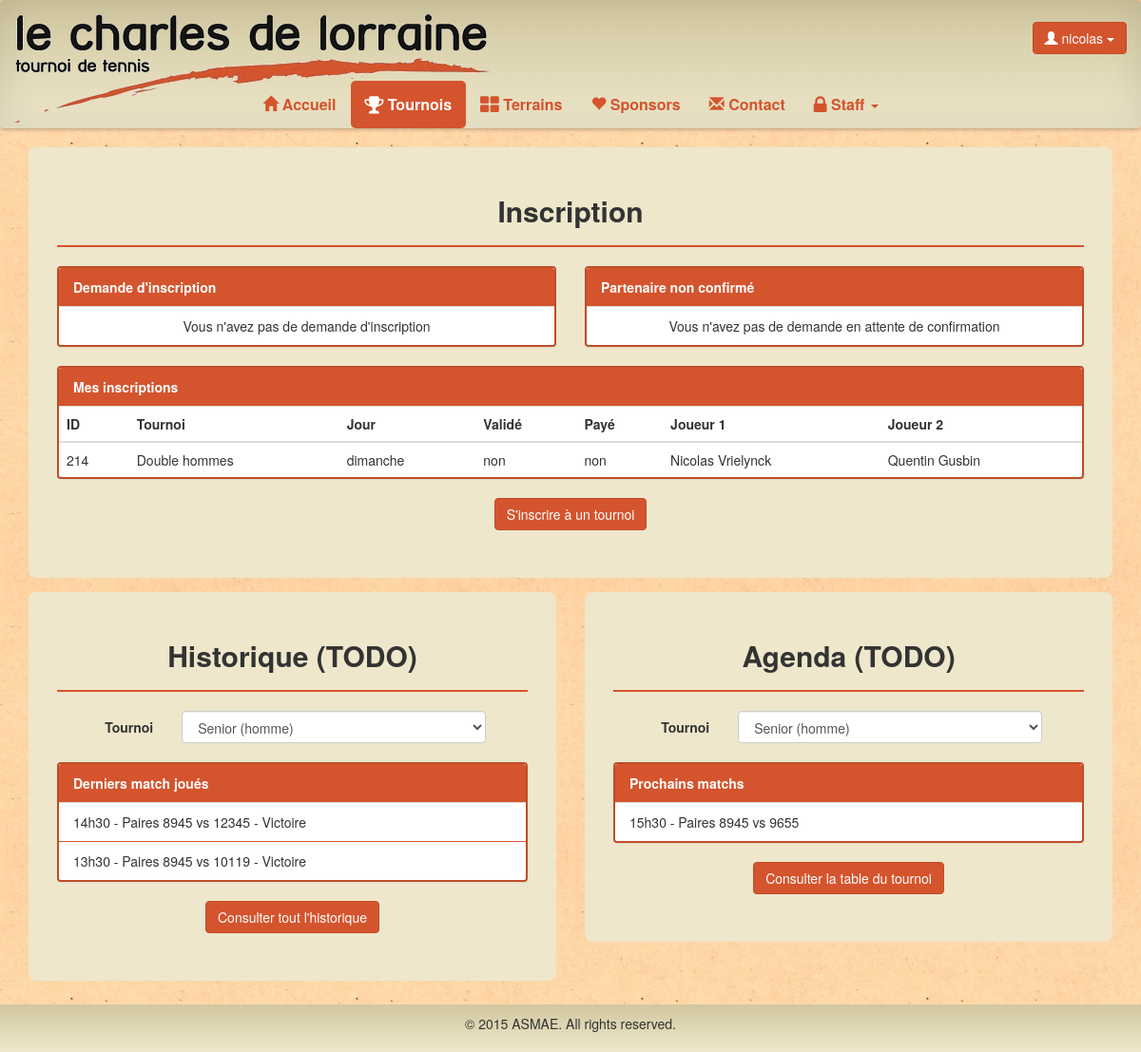
The app's page /tennis/tournoi (signed in) with its own data.
### tennis/models.py (models this page shows, shortened)
class Pair(models.Model):
	id = models.AutoField(primary_key=True, verbose_name="ID")
	tournoi = models.ForeignKey(Tournoi)
	group = models.ForeignKey(Groupe, null=True, default=None)
	user1 = models.ForeignKey(User, related_name='user1', verbose_name = "Utilisateur 1")
	user2 = models.ForeignKey(User, related_name='user2', verbose_name = "Utilisateur 2")
	extra1 = models.ManyToManyField(Extra, related_name='extra1')
	extra2 = models.ManyToManyField(Extra, related_name='extra2')
	comment1 = models.TextField(null=True, blank=True)
	comment2 = models.TextField(null=True, blank=True)
	confirm = models.BooleanField(default=False, verbose_name = "Confirmation")
	valid = models.BooleanField(default=False, verbose_name = "Validation")
	pay = models.BooleanField(default=False, verbose_name="Paiement")
	class Meta:
		verbose_name = 'Paire'
		permissions = (
			("Pair", "Manage Pair"),
        )

class Tournoi(models.Model):
	nom = models.CharField(max_length=50,primary_key=True)
	description = models.TextField(null=True)
	jour = models.CharField(max_length=50)
	class Meta:
		verbose_name = 'Tournoi'
		permissions = (
			("TournoiDesFamilles", "Manage tournoi des familles"),
			("DoubleHommes", "Manage double hommes"),
			("DoubleFemmes", "Manage double femmes"),
			("DoubleMixte", "Manage double mixte"),
		)

class Participant(models.Model):
	user = models.OneToOneField(User,null=True)
	titre = models.CharField(max_length=5)
	nom = models.CharField(max_length=30)
	prenom = models.CharField(max_length=30, verbose_name="Prénom")
	rue = models.CharField(max_length=100)
	numero = models.CharField(max_length=10, verbose_name="Numéro")
	boite = models.CharField(max_length=10,null=True, blank=True)
	codepostal = models.CharField(max_length=10, verbose_name="Code postal")
	localite = models.CharField(max_length=30, verbose_name="Localité")
	telephone = models.CharField(max_length=30,null=True, blank=True, verbose_name="Téléphone")
	fax = models.CharField(max_length=30,null=True, blank=True)
	gsm = models.CharField(max_length=30,null=True)
	datenaissance = models.DateTimeField(null=True, verbose_name="Date de naissance")
	classement = models.CharField(max_length=10,null=True, blank=True)
	oldparticipant = models.BooleanField(default=False)
	isGroupLeader = models.BooleanField(default=False)
	isAccountActivated = models.BooleanField(default=True)
	class Meta:
		verbose_name = "Participant"
		permissions = (
			("User", "Manage User"),
			("Droit","Donner droit"),
		)

### tennis/views.py (the view)
# urls.py: url(r'^tournoi/confirmer/Pair/(\d+)$','confirmPair'),
def tournoi(request):
	if request.user.is_authenticated():
		nonComfirme = request.user.user1.filter(confirm=False)
		demande = request.user.user2.filter(confirm=False)
		inscrit1 = request.user.user1.filter(confirm=True)
		inscrit2 = request.user.user2.filter(confirm=True)
		inscrit =  list(chain(inscrit1,inscrit2))
		return render(request,'tennis/tournoi.html',locals())
	return redirect(reverse(home))

### tennis/templates/tennis/tournoi.html (shortened to what this page needs)
{% extends "tennis/base.html" %}
{% block nav-tournoi %}class="active"{% endblock %}
{% block body %}
<div class="container">
	<div class="content-box">
		<h2 class="center">Inscription</h2>
		<hr class="line">
		<div class="row">
			<div class="col-sm-6">
				<div class="panel panel-default">
					<div class="panel-heading">Demande d'inscription</div>
					<div class="list-group">
						{% for item in demande %}
						<a href="{% url "tennis.views.confirmPair" item.id %}" class="list-group-item">
							<b>En attente de votre confirmation</b> <br>
							<b>ID : </b> {{ item.id}} / <b>Tournoi : </b> {{item.tournoi.nom}} / <b>Jour : </b>{{ item.tournoi.jour }} <br>
							<b>Joueur 1 : </b>{{item.user1.participant.prenom}} {{item.user1.participant.nom}} - <b>Joueur 2 : </b>{{item.user2.participant.prenom}} {{item.user2.participant.nom}}
						</a>
						{% empty %}
						<li class="list-group-item center">Vous n'avez pas de demande d'inscription</li>
						{% endfor %}
					</div>
				</div>
			</div>
			<div class="col-sm-6">
				<div class="panel panel-default">
					<div class="panel-heading">Partenaire non confirmé</div>
					<div class="list-group">
						{% for item in nonComfirme %}
						<a href="{% url "tennis.views.cancelPair" item.id %}" class="list-group-item">
							<b>En attente de confirmation par le joueur 2</b> <br>
							<b>ID : </b> {{ item.id}} / <b>Tournoi : </b> {{item.tournoi.nom}} / <b>Jour : </b>{{ item.tournoi.jour }} <br>
							<b>Joueur 1 : </b>{{item.user1.participant.prenom}} {{item.user1.participant.nom}} - <b>Joueur 2 : </b>{{item.user2.participant.prenom}} {{item.user2.participant.nom}}
						</a>
						{% empty %}
						<li class="list-group-item center">Vous n'avez pas de demande en attente de confirmation</li>
						{% endfor %}
					</div>
				</div>
			</div>
		</div>
		<div class="panel panel-default">
			<div class="panel-heading">Mes inscriptions</div>
		        <div class="table-responsive">
		            <table class="table table-hover">
		                <thead>
                            <tr>
                                <th>ID</th>
                                <th>Tournoi</th>
                                <th>Jour</th>
                                <th>Validé</th>
                                <th>Payé</th>
                                <th>Joueur 1</th>
                                <th>Joueur 2</th>
                            </tr>
                       </thead>
                       <tbody>
                        {% for item in inscrit %}
                            <tr onclick="window.document.location='{% url 'tennis.views.viewPair' item.id %}'" class="clickable-row">
                                <td>{{ item.id }}</td>
                                <td>{{ item.tournoi.nom }}</td>
                                <td>{{ item.tournoi.jour }}</td>
                                <td>{% if item.valid %}oui{% else %}non{% endif %}</td>
                                <td>{% if item.pay %}oui{% else %}non{% endif %}</td>
                                <td>{{item.user1.participant.prenom}} {{item.user1.participant.nom}}</td>
                                <td>{{item.user2.participant.prenom}} {{item.user2.participant.nom}}</td>
                            </tr>
                        {% endfor %}
                       </tbody>
		             </table>
			</div>
		</div>
		<button onClick="location.href='{% url "tennis.views.inscriptionTournoi" %}';" class="btn btn-default b-center">S'inscrire à un tournoi</button>
	</div>
	<div class="row">
		<div class="col-sm-6">
			<div class="content-box">
				<h2 class="center">Historique (TODO)</h2>
				<hr class="line">
				<div class="row" style="margin-bottom: 20px;">
					<div class="col-xs-3 info">
						Tournoi
					</div>
					<div class="col-lg-8 col-sm-4 col-xs-8">
					   	<select class="form-control" name="title">
							<option>Senior (homme)</option>
						</select>
		    		</div>
				</div>
				<div class="panel panel-default">
					<div class="panel-heading">Derniers match joués</div>
					<ul class="list-group">
		  				<li class="list-group-item">14h30 - Paires 8945 vs 12345 - Victoire</li>
						<li class="list-group-item">13h30 - Paires 8945 vs 10119 - Victoire</li>
					</ul>
				</div>
				<button class="btn btn-default b-center">Consulter tout l'historique</button>
			</div>
		</div>
		<div class="col-sm-6">
			<div class="content-box">
				<h2 class="center">Agenda (TODO)</h2>
				<hr class="line">
				<div class="row" style="margin-bottom: 20px;">
					<div class="col-xs-3 info">
						Tournoi
					</div>
					<div class="col-lg-8 col-sm-4 col-xs-8">
					   	<select class="form-control" name="title">
							<option>Senior (homme)</option>
						</select>
		    		</div>
				</div>
				<div class="panel panel-default">
					<div class="panel-heading">Prochains matchs</div>
					<ul class="list-group">
		  				<li class="list-group-item">15h30 - Paires 8945 vs 9655</li>
					</ul>
				</div>
				<button class="btn btn-default b-center">Consulter la table du tournoi</button>
			</div>
		</div>
	</div>
</div>
{% endblock %}

### tennis/templates/tennis/base.html (shortened to what this page needs)
<!DOCTYPE html>
<html lang="fr">
<head>
    {% load static from staticfiles %}
  <link rel="stylesheet" type="text/css" href="{% static 'tennis/css/tennis.css' %}">
  <link rel="stylesheet" href="http://maxcdn.bootstrapcdn.com/bootstrap/3.3.5/css/bootstrap.min.css">
  <link rel="stylesheet" href="https://maxcdn.bootstrapcdn.com/font-awesome/4.4.0/css/font-awesome.min.css">
</head>
<body>
      <nav class="effect6 navbar navbar-default" role="navigation">
        <div class="container-fluid">
          <div class="navbar-header" style="width:100%;">
            <a class="navbar-brand navbar-img" style="padding-bottom:70px;" href="{% url "tennis.views.home" %}"><img src="{% static 'tennis/img/logo.png' %}"></a>
            <div class="username btn-group pull-right navbar-btn">
              {% if user.is_authenticated %}
              <button class="btn btn-default dropdown-toggle" type="button" data-toggle="dropdown"><span class="glyphicon glyphicon-user" aria-hidden="true"></span> {{ user.username }}
                <span class="caret"></span></button>
              {% endif %}
            </div>
          </div>
          <div class="collapse navbar-collapse" id="bs-example-navbar-collapse-1">
            <ul class="nav navbar-nav">
              <li {% block nav-home %}{% endblock %}><a href="{% url "tennis.views.home" %}"><span class="glyphicon glyphicon-home" aria-hidden="true"></span> Accueil</a></li>
              {% if user.is_authenticated %}
              <li {% block nav-tournoi %}{% endblock %}><a href="{% url "tennis.views.tournoi" %}"><i class="fa fa-trophy fa-lg"></i> Tournois</a></li>
              <li {% block nav-terrain %}{% endblock %}><a href="{% url "tennis.views.terrain" %}"><i class="fa fa-th-large fa-lg"></i> Terrains</a></li>
              {% endif %}
              <li {% block nav-sponsors %}{% endblock %}><a href="{% url "tennis.views.sponsors" %}"><span class="glyphicon glyphicon-heart" aria-hidden="true"></span> Sponsors</a></li>
              <li {% block nav-contact %}{% endblock %}><a href="{% url "tennis.views.contact" %}"><span class="glyphicon glyphicon-envelope" aria-hidden="true"></span> Contact</a></li>
              {% if perms.auth.Pair or perms.tennis.Extra or perms.auth.User or perms.tennis.Court or perms.tennis.DoubleHommes or perms.tennis.DoubleFemmes or perms.tennis.DoubleMixte or perms.tennis.TournoiDesFamilles or  perms.auth.Droit %}
              <li {% block nav-staff %}class="dropdown"{% endblock %}><a class="dropdown-toggle" data-toggle="dropdown" href="#"><i class="fa fa-lock fa-lg"></i> Staff <span class="caret"></span></a>
              </li>
              {% endif %}
              </ul>
          </div>
        </div>
      </nav>
    <div class="demo">
      {% block body %}
     {% endblock %}
    </div>
    <div class="footer" id="foot01"></div>
</body>
</html

### tennis/static/tennis/css/tennis.css (style rules this page uses)
html { height: 100%; box-sizing: border-box; }
*, *:before, *:after { box-sizing: inherit; }
body { position: relative; margin: 0; padding-bottom: 6rem; min-height: 100%; font-family: "Helvetica Neue", Arial, sans-serif; }
body, html { background-image: url("../img/bg.jpg"); }
h1, h2, h3, h4, h5, h6 { font-weight: bold !important; }
nav { font-size: 16px; background-color: rgba(238, 231, 203, 1); background: -webkit-linear-gradient(top, rgba(209, 199, 159, 1) 0%, rgba(238, 231, 203, 1) 100%); background: linear-gradient(to bottom, rgba(209, 199, 159, 1) 0%, rgba(238, 231, 203, 1) 100%); border-bottom-width: 0px!important; border-width: 0px!important; }
.effect6 { position:relative; -webkit-box-shadow:0 1px 4px rgba(0, 0, 0, 0.3), 0 0 40px rgba(0, 0, 0, 0.1) inset; -moz-box-shadow:0 1px 4px rgba(0, 0, 0, 0.3), 0 0 40px rgba(0, 0, 0, 0.1) inset; box-shadow:0 1px 4px rgba(0, 0, 0, 0.3), 0 0 40px rgba(0, 0, 0, 0.1) inset; }
.effect6:before, .effect6:after { content:""; position:absolute; z-index:-1; -webkit-box-shadow:0 0 20px rgba(0,0,0,0.8); -moz-box-shadow:0 0 20px rgba(0,0,0,0.8); box-shadow:0 0 20px rgba(0,0,0,0.8); top:50%; bottom:0; left:10px; right:10px; -moz-border-radius:100px / 10px; border-radius:100px / 10px; }
.effect6:after { right:10px; left:auto; -webkit-transform:skew(8deg) rotate(3deg); -moz-transform:skew(8deg) rotate(3deg); -ms-transform:skew(8deg) rotate(3deg); -o-transform:skew(8deg) rotate(3deg); transform:skew(8deg) rotate(3deg); }
.navbar-default .navbar-brand { color: black !important; }
.navbar-default .navbar-nav > li > a { color: #D4542D !important; font-weight: bold; }
.navbar-default .navbar-nav > .active > a, .navbar-default .navbar-nav > .active > a:hover, .navbar-default .navbar-nav > .active > a:focus { color: white !important; background-color: #D4542D !important; border-radius: 5px; }
.username, .navbar-img { display: none !important; }
@media (min-width:768px) { .username, .navbar-img { display: inherit!important; float:right; padding-top:15px; text-align: right; } }
@media (min-width:768px) { .navbar-img { display: inherit; } }
@media (min-width:768px) { .navbar .navbar-nav { display: inline-block; float: none; vertical-align: top; } }
@media (min-width:768px) { .navbar .navbar-collapse { text-align: center; } }
.content-box { background-color: rgba(238, 231, 203, 1); border-radius: 8px; padding-top: 30px; padding-bottom: 50px; padding-right: 30px; padding-left: 30px; margin-bottom: 15px; }
.center { text-align:center; }
.b-center { margin-left: auto !important; margin-right: auto !important; display: block !important; }
.btn-default { background-color: #D4542D !important; border-color: #BF4C28 !important; color:white !important; }
hr.line { border-color: #D4542D; border-width: 2px; }
.panel-heading { background-color: #D4542D !important; color: white !important; font-weight: bold; }
.panel-default { border: solid 2px #BF4C28 !important; }
div.info { padding-top: 7px; font-weight: bold; text-align: right; }
.list-group-item { border-color: #D4542D !important; }
.footer { position: absolute; right: 0; bottom: 0; left: 0; padding: 1rem; background-color: rgba(238, 231, 203, 1); background: -webkit-linear-gradient(top, rgba(209, 199, 159, 1) 0%, rgba(238, 231, 203, 1) 100%); background: linear-gradient(to bottom, rgba(209, 199, 159, 1) 0%, rgba(238, 231, 203, 1) 100%); text-align: center; }

### records on screen
Pair: id "214", tournoi.nom "Double hommes", tournoi.jour "dimanche", valid "non", pay "non", user1.participant.prenom "Nicolas", user1.participant.nom "Vrielynck", user2.participant.prenom "Quentin", user2.participant.nom "Gusbin"

### other values on screen
{{ user.username }} "nicolas"
